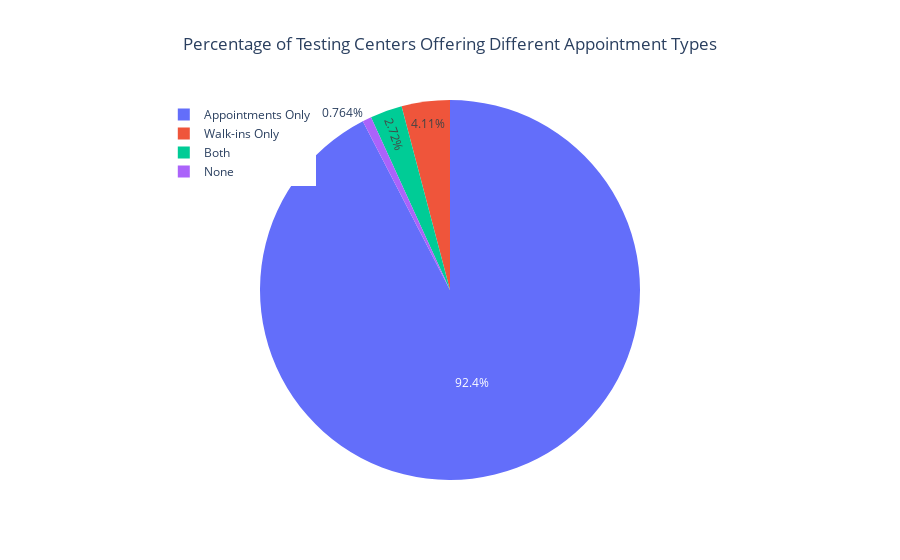

Notebook cell for this chart:
### Markdown cell above
### b) Appointment Methods:

### Code cell
# Create a new DataFrame to store the counts
appointment_types = pd.DataFrame(columns=['Appointment Type', 'Count'])

# Calculate the counts for each appointment type
appointments_only = data[data['appointments'] == 1.0]['location_id'].count()
walkins_only = data[data['walk_ins'] == 1.0]['location_id'].count()
both = data[(data['appointments'] == 1.0) & (data['walk_ins'] == 1.0)]['location_id'].count()
none = data[(data['appointments'] != 1.0) & (data['walk_ins'] != 1.0)]['location_id'].count()

# Append data to the DataFrame using a list of dictionaries
appointment_types = pd.concat([appointment_types, pd.DataFrame([
    {'Appointment Type': 'Appointments Only', 'Count': appointments_only},
    {'Appointment Type': 'Walk-ins Only', 'Count': walkins_only},
    {'Appointment Type': 'Both', 'Count': both},
    {'Appointment Type': 'None', 'Count': none}
])], ignore_index=True)


# Calculate percentages
total_centers = appointment_types['Count'].sum()
appointment_types['Percentage'] = (appointment_types['Count'] / total_centers) * 100

# Create a pie chart using Plotly
fig = px.pie(appointment_types, values='Percentage', names='Appointment Type', 
             title='Percentage of Testing Centers Offering Different Appointment Types')
fig.update_layout(title_x=0.5, legend=dict(x=0.05))  # Center title and move legend slightly left
fig.show()

### Figure 1 — Plotly figure (JSON) as saved in the notebook; plotly's stock layout.template omitted (floating-point values rounded to 4 significant figures)
{"data": [{"domain": {"x": [0, 1], "y": [0, 1]}, "hovertemplate": "Appointment Type=%{label}<br>Percentage=%{value}<extra></extra>", "labels": ["Appointments Only", "Walk-ins Only", "Both", "None"], "legendgroup": "", "name": "", "showlegend": true, "type": "pie", "values": [92.41, 4.105, 2.721, 0.7637]}], "layout": {"legend": {"tracegroupgap": 0, "x": 0.05}, "title": {"text": "Percentage of Testing Centers Offering Different Appointment Types", "x": 0.5}}}
